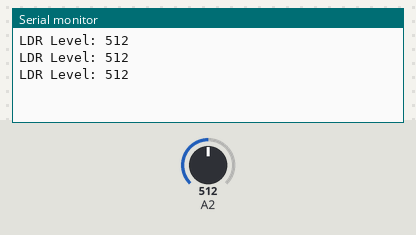
This sketch was run on a simulated Arduino Uno, built with avr-gcc and run on an emulated ATmega328P. Shown: the last lines printed to the serial monitor. Inputs (shaded band) come from the test bench; at power-on: A2 = 512.

Above: at 1.3 s.
1.4 s: A2 set to 716
At 1.9 s:
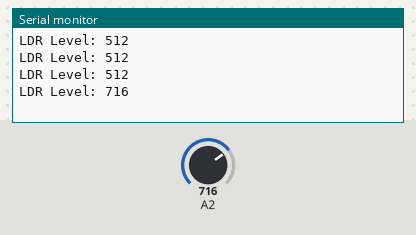
2.9 s: A2 set to 900
At 3.4 s:
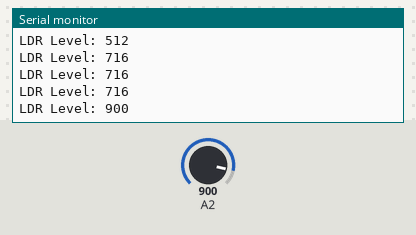
Timing chart, 0 to 5.9 s (numbered marks = the images above; inputs shaded):
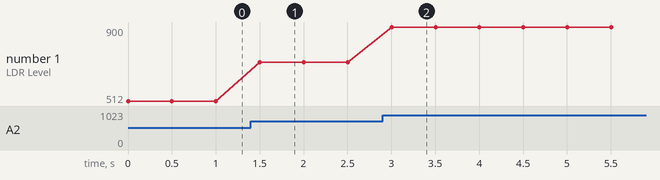

The sketch:

LDR_Kit-on-a-Shield.ino
```cpp
/*Upload the code, open the serial monitor window
  and wave your hand over the LDR on the Kit-on-a-Shield
  You can also shine some light on the LDR and test
  the change.
*/

void setup() {
  // put your setup code here, to run once:
  Serial.begin(9600);

}

void loop() {
  // put your main code here, to run repeatedly:
  Serial.print ("LDR Level: ");
  Serial.println (analogRead(A2));

  delay(500);

}
```

Measured:
- after the input at 1.4 s, the serial monitor: prints a new line after 0.10 s (image 1)
- after the input at 2.9 s, the serial monitor: prints a new line after 0.10 s (image 2)
- plotted number 1: 512 → 716 after the input at 1.4 s, 716 → 900 after the input at 2.9 s
